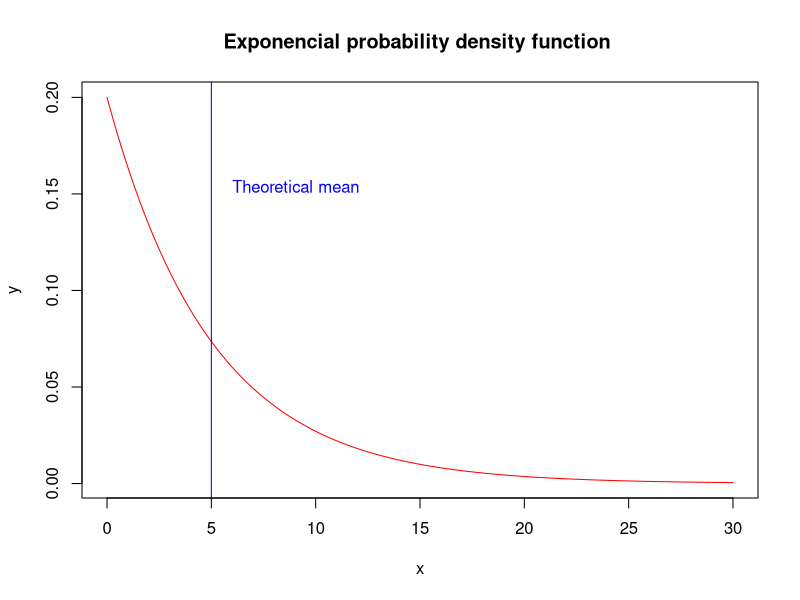
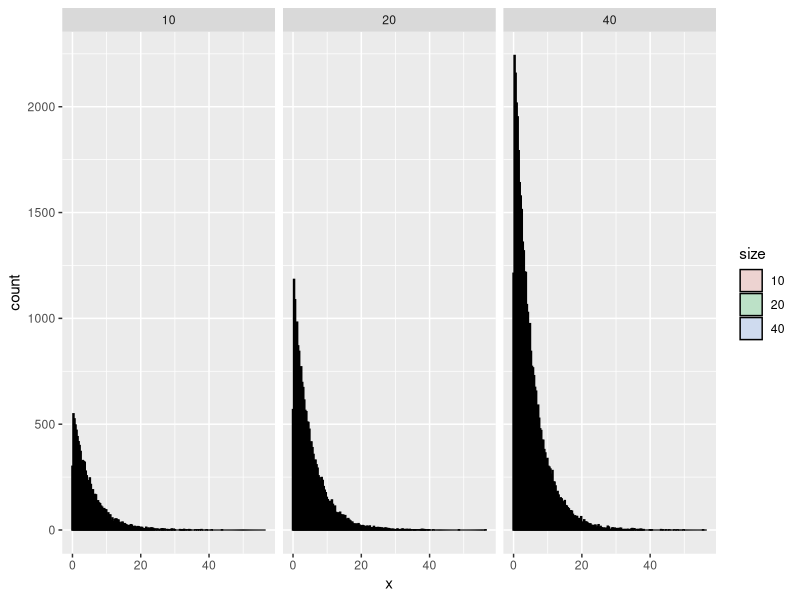
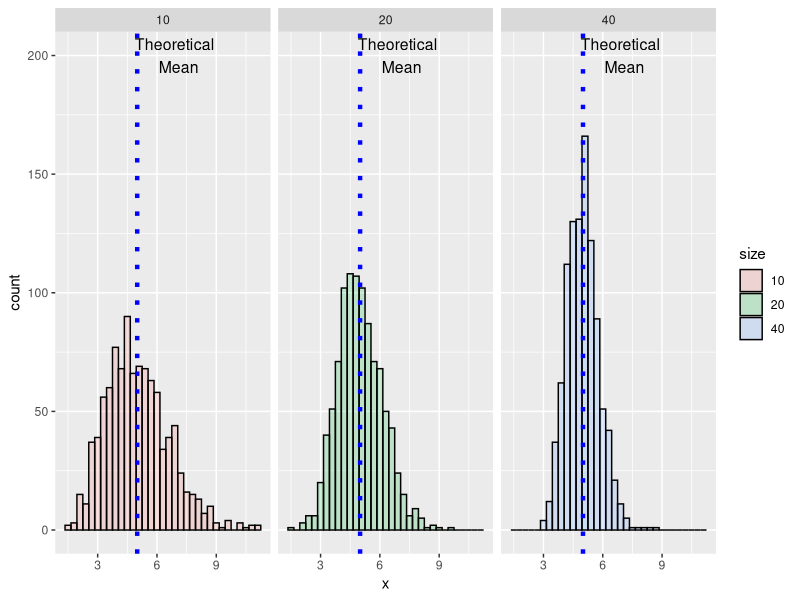
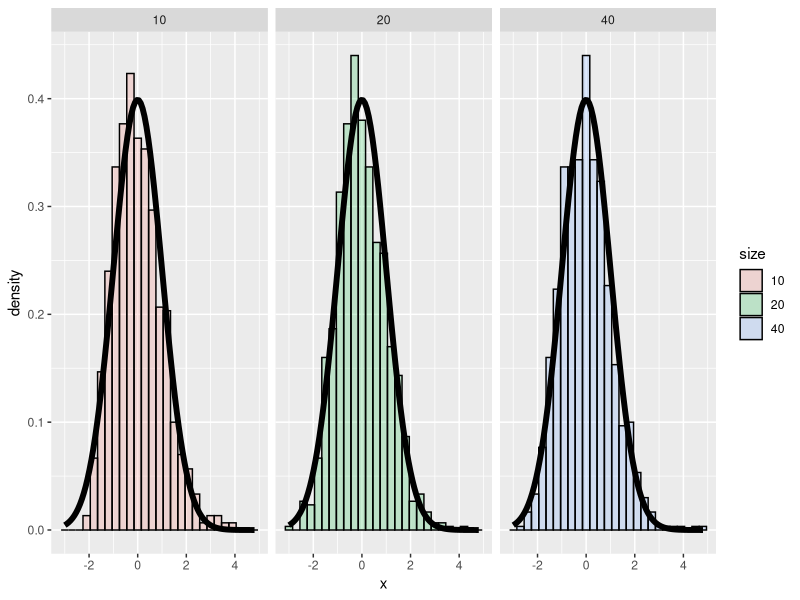

Reproduce these figures in R, in order.
## ---- chunk 1
knitr::opts_chunk$set(echo = TRUE)
library(dplyr)
library(ggplot2)
library(knitr)
## ---- chunk 2

x <- seq(0,30, 0.01)
lambda = 0.2
dist_exp <- function(x,lambda) (lambda)*exp(-x*lambda)
y <- dist_exp(x, lambda)

plot(x,y, type= "l", col="red", main = "Exponencial probability density function ")
abline(v= 1/lambda, col= "blue" )
text(6, 0.15, "Theoretical mean", col = "blue", adj = c(0, -.1))

## ---- chunk 3
lambda = 0.2
nosim = 1000
n1 = 10
n2 = 20
n3 = 40
set.seed(63)

data1 <- rexp(nosim*n1,lambda)
data2 <- rexp(nosim*n2,lambda)
data3 <- rexp(nosim*n3,lambda)


data <- data.frame(
  x = c(data1, data2, data3),
  size = factor(rep(c(n1,n2,n3),c(length(data1),length(data2),length(data3))))
)

g <- ggplot(data, aes(x = x, fill = size)) + geom_histogram(alpha = .20, binwidth=.3, colour = "black", aes(y = ..count..))
g + facet_grid(. ~ size)

## ---- chunk 4

medias <- data.frame(
  x = c(apply(matrix(data1, nosim), 1, mean),
        apply(matrix(data2, nosim), 1, mean),
        apply(matrix(data3, nosim), 1, mean)
  ),
  size = factor(rep(c(n1, n2, n3), rep(nosim, 3)))) 

g <- (ggplot(medias, aes(x = x, fill = size)) 
      + geom_histogram(alpha = .20, binwidth=.3, colour = "black", aes(y = ..count..)) 
      + geom_vline(xintercept = 1/lambda, linetype = "dotted", size = 1.5, color = "blue")
      + annotate("text", label = "Theoretical \n Mean", size = 4, x = 1.4*(1/lambda), y = 200)
      )
g + facet_grid(. ~ size)

## ---- chunk 5

cfunc <- function(x, n) sqrt(n) * (mean(x) - 1/lambda) / (1/lambda)

dat <- data.frame(
  x = c(apply(matrix(data1, nosim), 1, cfunc, n1),
        apply(matrix(data2, nosim), 1, cfunc, n2),
        apply(matrix(data3, nosim), 1, cfunc, n3)
  ),
  size = factor(rep(c(n1, n2, n3), rep(nosim, 3))))


g <- ggplot(dat, aes(x = x, fill = size)) + geom_histogram(alpha = .20, binwidth=.3, colour = "black", aes(y = ..density..)) 
g <- g + stat_function(fun = dnorm, size = 2)
g + facet_grid(. ~ size)

## ---- chunk 6

# Calculate de confidence interval for means

conf_med_1 <- t.test(medias$x[medias$size==n1])$conf.int
conf_med_2 <- t.test(medias$x[medias$size==n2])$conf.int
conf_med_3 <- t.test(medias$x[medias$size==n2])$conf.int

# This was necessary due to errors in naming data frame not fixed until the end of # # # report
# --- Begin here ---
conf_med_1_min <-conf_med_1[1]
conf_med_1_max <-conf_med_1[2]
conf_med_2_min <-conf_med_2[1]
conf_med_2_max <-conf_med_2[2]
conf_med_3_min <-conf_med_3[1]
conf_med_3_max <-conf_med_3[2]
# --- End here ---

tbl_means <- rbind(c(n1, conf_med_1_min, conf_med_1_max),
                   cbind(n2, conf_med_2_min, conf_med_2_max),
                   cbind(n3, conf_med_3_min, conf_med_3_max))

tbl_means <- tbl_df(tbl_means)
names(tbl_means) <- c("Size", "Min. value", "Max. value")
kable(tbl_means, format = "html", table.attr = "style='width:30%;'")

## ---- chunk 7
teor_var1 <- (1/lambda^2)/n1
teor_var2 <- (1/lambda^2)/n2
teor_var3 <- (1/lambda^2)/n3
sample_var1 <- var(medias$x[medias$size==n1])
sample_var2 <- var(medias$x[medias$size==n2])
sample_var3 <- var(medias$x[medias$size==n3])
conf_1 <- t.test(medias$x[medias$size==n1])
conf_2 <- t.test(medias$x[medias$size==n1])
Conf_3 <- t.test(medias$x[medias$size==n1])

var_table <- tbl_df(rbind(c(n1, teor_var1, sample_var1),
                   cbind(n2, teor_var2,sample_var2),
                   cbind(n3, teor_var3, sample_var3)))
names(var_table) <- c("Size", "Theor. Variance", "Sample Variance")

kable(var_table,format = "html", table.attr = "style='width:30%;'")

